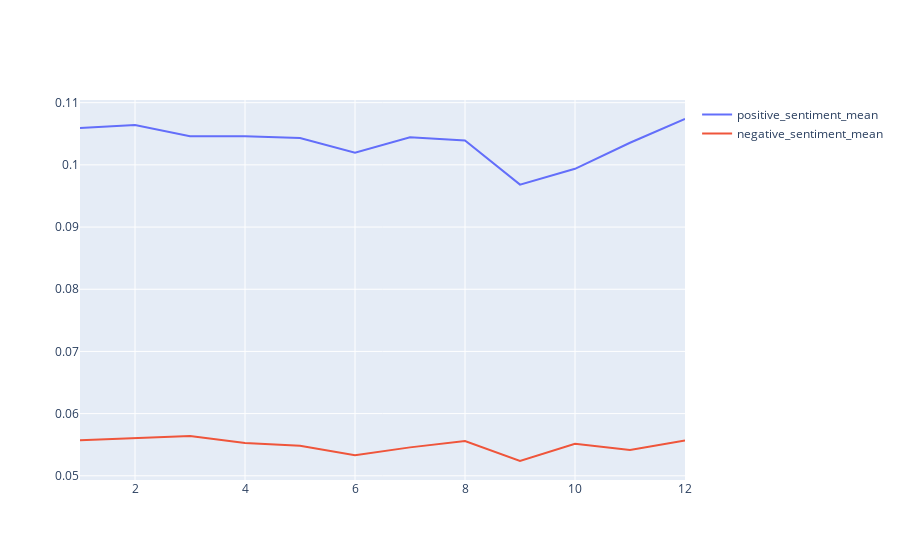

Notebook code cell kept with this figure:
### Code cell
import plotly.graph_objects as go

# Create random data with numpy
import numpy as np

random_x = time_reddit_week["date"]
random_y1 = time_reddit_week["positive_sentiment_mean"]
random_y2 = time_reddit_week["negative_sentiment_mean"]

# Create traces
fig = go.Figure()

fig.add_trace(go.Scatter(x=random_x, y=random_y1,
                    mode='lines',
                    name='positive_sentiment_mean'))
fig.add_trace(go.Scatter(x=random_x, y=random_y2,
                    mode='lines', name='negative_sentiment_mean'))

fig.show()

### Figure 1 — Plotly figure (JSON) as saved in the notebook; plotly's stock layout.template omitted (floating-point values rounded to 4 significant figures)
{"data": [{"mode": "lines", "name": "positive_sentiment_mean", "type": "scatter", "x": [1, 2, 3, 4, 5, 6, 7, 8, 9, 10, 11, 12], "y": [0.1059, 0.1064, 0.1046, 0.1046, 0.1043, 0.102, 0.1044, 0.1039, 0.09683, 0.09937, 0.1036, 0.1074]}, {"mode": "lines", "name": "negative_sentiment_mean", "type": "scatter", "x": [1, 2, 3, 4, 5, 6, 7, 8, 9, 10, 11, 12], "y": [0.05571, 0.05603, 0.05639, 0.05529, 0.05482, 0.05329, 0.05457, 0.0556, 0.05238, 0.05514, 0.05417, 0.0557]}], "layout": {}}
